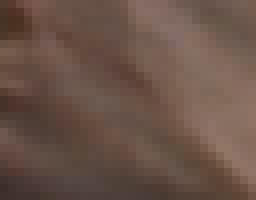
%> input picture MP #4/gun_cropped.bmp, 32 x 25 px (shown 8 times larger); the run also reads 3 pictures not shown here
$ octave SkinDetection.m   (GNU Octave 9; MATLAB toolbox functions it lacks are replaced by stand-ins)
%> lines starting %> are read from the running program, lines starting %| are printed output that depends on the picture
% Alex Gangwish
% EECS 332 MP #4
% 10/18/2016

g1 = rgb2hsv(imread('gun_cropped.bmp'));
%> g1: size 25x32x3 double; mean H, S, V 0.0543, 0.321, 0.415
g2 = rgb2hsv(imread('gun_cropped1.bmp'));
g3 = rgb2hsv(imread('gun_cropped2.bmp'));
j1 = rgb2hsv(imread('joy_cropped.bmp'));
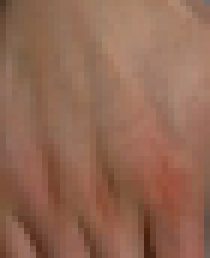
%> input picture MP #4/joy_cropped.bmp, 35 x 43 px (shown 6 times larger)
%> j1: size 43x35x3 double; mean H, S, V 0.0552, 0.435, 0.572
j2 = rgb2hsv(imread('joy_cropped1.bmp'));
j3 = rgb2hsv(imread('joy_cropped2.bmp'));
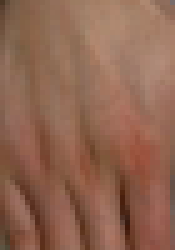
%> input picture MP #4/joy_cropped2.bmp, 35 x 50 px (shown 5 times larger)
%> j3: size 50x35x3 double; mean H, S, V 0.0539, 0.442, 0.564
%> (the run ends here)
